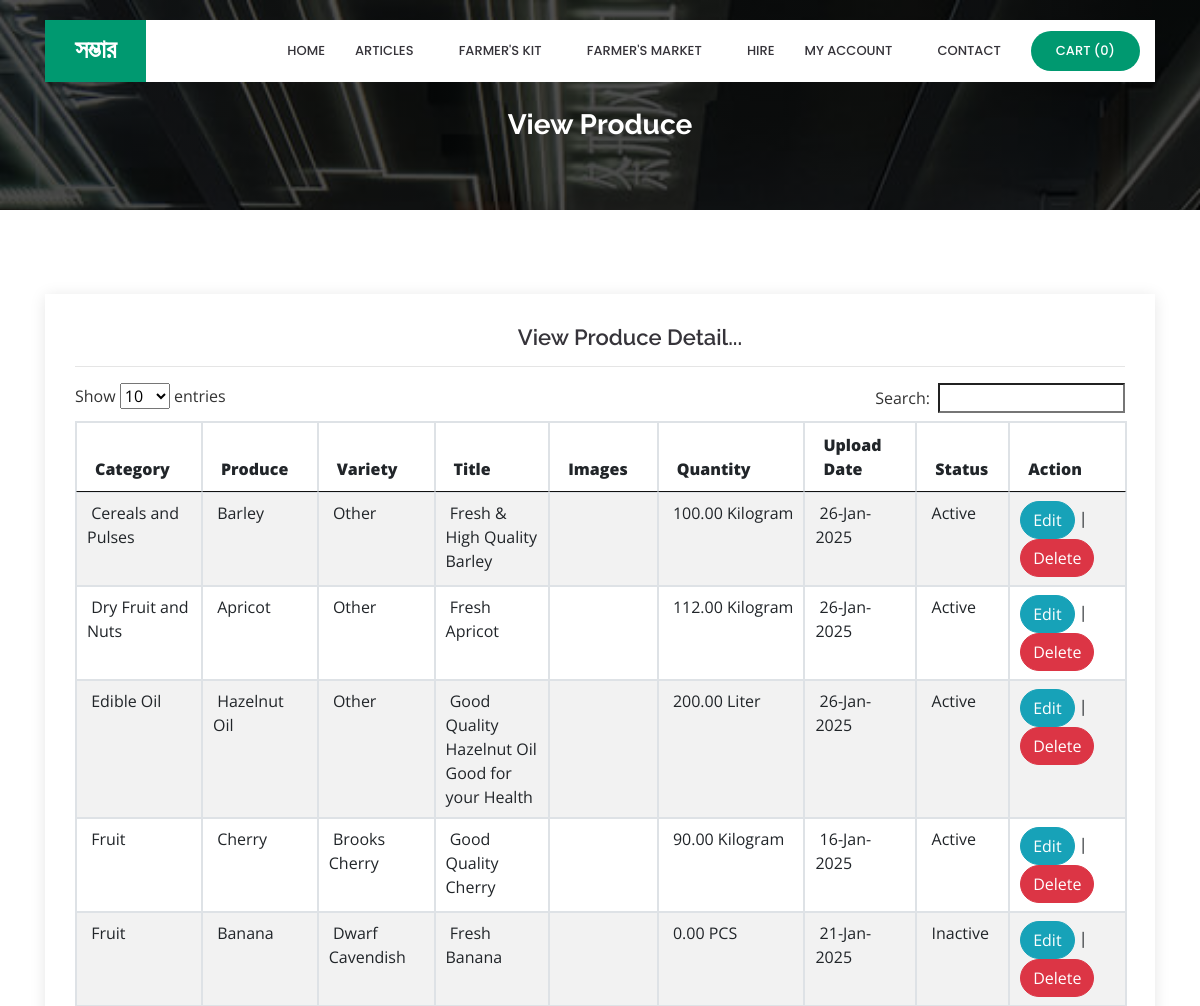
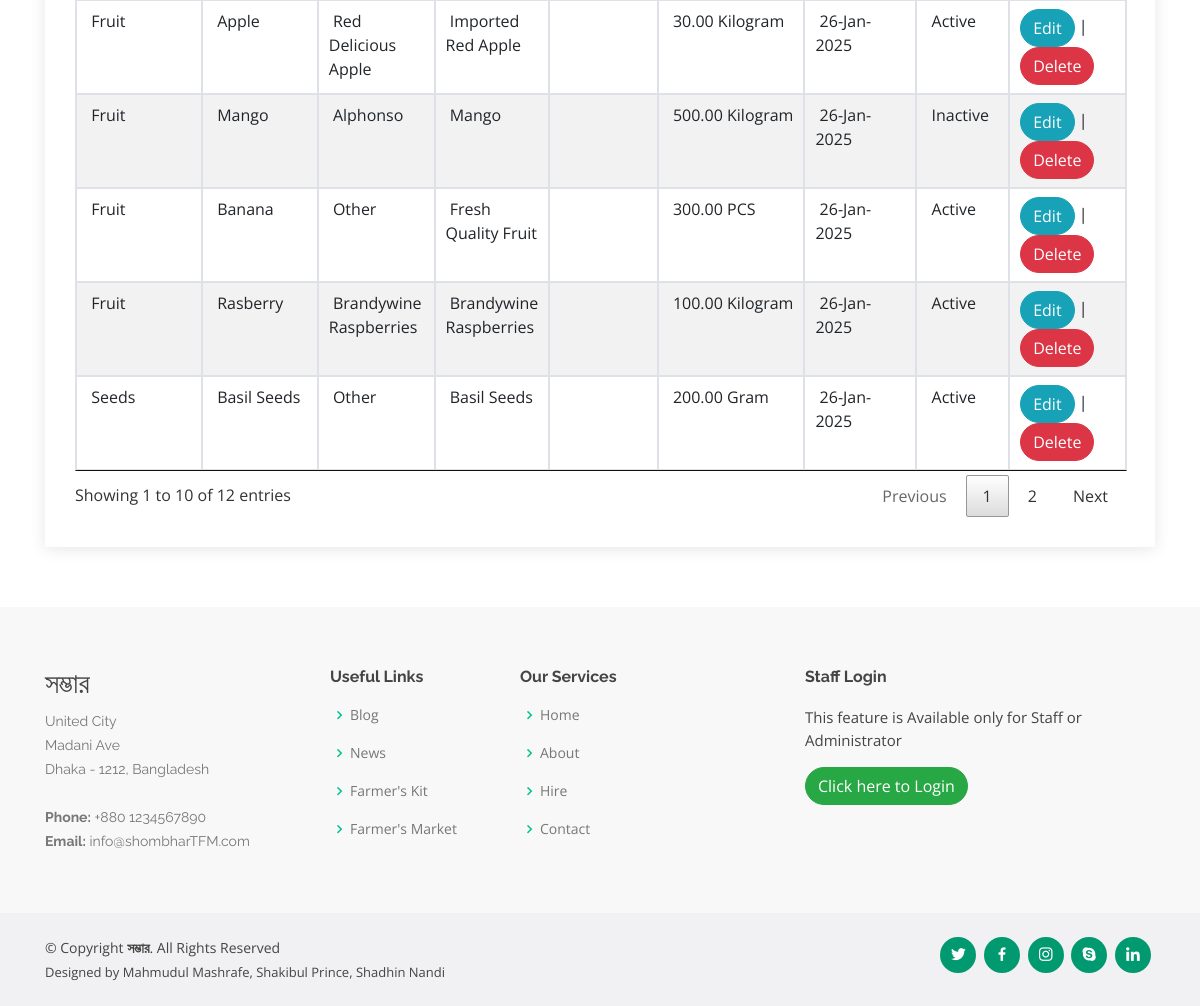
Page /viewProduct.php on the committed database (2 pictures, top to bottom).
### tables this page shows
CREATE TABLE `product` (
  `product_id` int(10) NOT NULL,
  `seller_id` int(10) NOT NULL,
  `category_id` int(10) NOT NULL,
  `produce_id` int(10) NOT NULL,
  `variety_id` int(10) NOT NULL,
  `title` varchar(100) NOT NULL,
  `img_1` varchar(100) NOT NULL,
  `img_2` varchar(100) NOT NULL,
  `img_3` varchar(100) NOT NULL,
  `img_4` varchar(100) NOT NULL,
  `img_5` varchar(100) NOT NULL,
  `quantity` float(10,2) NOT NULL,
  `quantity_type` varchar(25) NOT NULL,
  `description` text NOT NULL,
  `uploaded_date` date NOT NULL,
  `status` varchar(10) NOT NULL
);

CREATE TABLE `category` (
  `category_id` int(10) NOT NULL,
  `category` varchar(25) NOT NULL,
  `category_type` varchar(25) NOT NULL,
  `description` text NOT NULL,
  `img` varchar(100) NOT NULL,
  `status` varchar(10) NOT NULL
);

CREATE TABLE `produce` (
  `produce_id` int(10) NOT NULL,
  `category_id` int(10) NOT NULL,
  `produce` varchar(25) NOT NULL,
  `description` text NOT NULL,
  `img` varchar(100) NOT NULL,
  `status` varchar(10) NOT NULL
);

CREATE TABLE `variety` (
  `variety_id` int(10) NOT NULL,
  `category_id` int(10) NOT NULL,
  `produce_id` int(10) NOT NULL,
  `variety` varchar(25) NOT NULL,
  `description` text NOT NULL,
  `img` varchar(100) NOT NULL,
  `status` varchar(10) NOT NULL
);

### viewProduct.php (the view, shortened to what this page needs)
<?php
include("header.php");
include("dbconnection.php");
?>
  <main id="main">
    <section id="cta" class="cta">
      <div class="container">
        <div class="text-center" data-aos="zoom-in">
		<br><br>
          <h3>View Produce</h3>
        </div>
      </div>
    </section>
    <section id="contact" class="contact">
      <div class="container">
        <div class="row">
          <div class="col-lg-12" data-aos="fade-up" data-aos-delay="100">
            <div class="info mt-4 ">
		<center><h4>View Produce Detail...</h4></center><hr>
<?php
						$sql = "SELECT * FROM product ";
							  $sql = $sql . " ORDER BY product_id DESC";
							  $qsql = mysqli_query($con,$sql);
							if(mysqli_num_rows($qsql)  == 0)
									{
										echo "<center>There is no Farm Produce to display!!</center>";
									}
									else
									{
										?>
							<table ID="datatable" class="table table-striped table-bordered"  style="width:100%">
								<THEAD>
							  <tr>
						      <th width="103"><strong>Category</strong></th>
						      <th width="89"><strong>Produce</strong></th>
						      <th width="81"><strong>Variety</strong></th>
						      <th width="52"><strong>Title</strong></th>
						      <th width="83"><strong>Images</strong></th>
						      <th width="97"><strong>Quantity</strong></th>
						      <th width="92"><strong>Upload Date</strong></th>
						      <th width="57"><strong>Status</strong></th>
                              <th width="102"><strong>Action</strong></th>
						      </tr>
								</THEAD>
								<TBODY>
                              <?php
							  $sql = "SELECT * FROM product";
							  $qsql = mysqli_query($con,$sql);
							  while($rs = mysqli_fetch_array($qsql))
							  {
								   $sql1 = "SELECT * FROM category WHERE category_id='$rs[category_id]'";
								  $qsql1 = mysqli_query($con,$sql1);
								  $rs1 = mysqli_fetch_array($qsql1);
								   $sql2 = "SELECT * FROM produce WHERE produce_id='$rs[produce_id]'";
								  $qsql2 = mysqli_query($con,$sql2);
								  $rs2= mysqli_fetch_array($qsql2);
								   $sql3 = "SELECT * FROM variety WHERE variety_id='$rs[variety_id]'";
								  $qsql3 = mysqli_query($con,$sql3);
								  $rs3 = mysqli_fetch_array($qsql3);
							  echo "
						    <tr>
						      <td>&nbsp;$rs1[category]</td>
						      <td>&nbsp;$rs2[produce]</td>
						      <td>&nbsp;$rs3[variety]</td>
						      <td>&nbsp;$rs[title]</td>
						       <td>&nbsp;";
								echo "</td>
						      <td>&nbsp;$rs[quantity]&nbsp;$rs[quantity_type]</td>
						      <td>&nbsp;" . date("d-M-Y",strtotime($rs['uploaded_date'])) . "</td>
						      <td>&nbsp;$rs[status]</td>
							   <td><a href='Product.php?editid=$rs[product_id]' class='btn btn-info'>Edit</a> | <a href='viewProduct.php?deleteid=$rs[product_id]' onclick='return delconfirm()' class='btn btn-danger'>Delete</a></td>
					        </tr>";
							  }
							  ?>
								</TBODY>
						  </table>
						<?php
						 }
						?>
            </div>
		  </div>
        </div>
      </div>
    </section>
  </main>
<?php
include("footer.php");
?>

### assets/css/style.css (style rules this page uses)
body { font-family: "Open Sans", sans-serif; color: #444444; }
a { color: #009970; }
h1, h2, h3, h4, h5, h6 { font-family: "Raleway", sans-serif; }
section { padding: 60px 0; overflow: hidden; }
.cta { background: linear-gradient(rgba(2, 2, 2, 0.7), rgba(0, 0, 0, 0.7)), url("../img/cta-bg.jpg") fixed center center; background-size: cover; padding: 60px 0; }
.cta h3 { color: #fff; font-size: 28px; font-weight: 700; }
.contact .info { padding: 30px; width: 100%; background: #fff; box-shadow: 0px 2px 15px rgba(0, 0, 0, 0.1); }
.contact .info h4 { padding: 0 0 0 60px; font-size: 22px; font-weight: 600; margin-bottom: 5px; color: #36343a; }
button, .btn { border-radius: 20px; transition: all 0.3s ease-in-out; }

### rows in the picture
product: category.category "Fruit", produce.produce "Cherry", variety.variety "Brooks Cherry", title "Good Quality Cherry", quantity "90.00", quantity_type "Kilogram", uploaded_date "16-Jan-2025", status "Active"
product: category.category "Fruit", produce.produce "Banana", variety.variety "Dwarf Cavendish", title "Fresh Banana", quantity "0.00", quantity_type "PCS", uploaded_date "21-Jan-2025", status "Inactive"
product: category.category "Cereals and Pulses", produce.produce "Barley", variety.variety "Other", title "Fresh & High Quality Barley", quantity "100.00", quantity_type "Kilogram", uploaded_date "26-Jan-2025", status "Active"
product: category.category "Edible Oil", produce.produce "Hazelnut Oil", variety.variety "Other", title "Good Quality Hazelnut Oil Good for your Health", quantity "200.00", quantity_type "Liter", uploaded_date "26-Jan-2025", status "Active"
product: category.category "Fruit", produce.produce "Apple", variety.variety "Red Delicious Apple", title "Imported Red Apple", quantity "30.00", quantity_type "Kilogram", uploaded_date "26-Jan-2025", status "Active"
product: category.category "Dry Fruit and Nuts", produce.produce "Apricot", variety.variety "Other", title "Fresh Apricot", quantity "112.00", quantity_type "Kilogram", uploaded_date "26-Jan-2025", status "Active"
product: category.category "Fruit", produce.produce "Mango", variety.variety "Alphonso", title "Mango", quantity "500.00", quantity_type "Kilogram", uploaded_date "26-Jan-2025", status "Inactive"
product: category.category "Fruit", produce.produce "Banana", variety.variety "Other", title "Fresh Quality Fruit", quantity "300.00", quantity_type "PCS", uploaded_date "26-Jan-2025", status "Active"
product: category.category "Seeds", produce.produce "Basil Seeds", variety.variety "Other", title "Basil Seeds", quantity "200.00", quantity_type "Gram", uploaded_date "26-Jan-2025", status "Active"
product: category.category "Fruit", produce.produce "Rasberry", variety.variety "Brandywine Raspberries", title "Brandywine Raspberries", quantity "100.00", quantity_type "Kilogram", uploaded_date "26-Jan-2025", status "Active"

### other values in the picture
$config['PROJECT_TITLE'] "সম্ভার"
mysqli_num_rows($qsqlproduct_purchase_record) "0"
$address "United City"
$address "Madani Ave"
$address "Dhaka - 1212, Bangladesh"
$config['PHONE'][0] "+880 1234567890"
$config['EMAIL'][0] "info@shombharTFM.com"
substr($developersanddesigners, 0, -2) "Mahmudul Mashrafe, Shakibul Prince, Shadhin Nandi"
